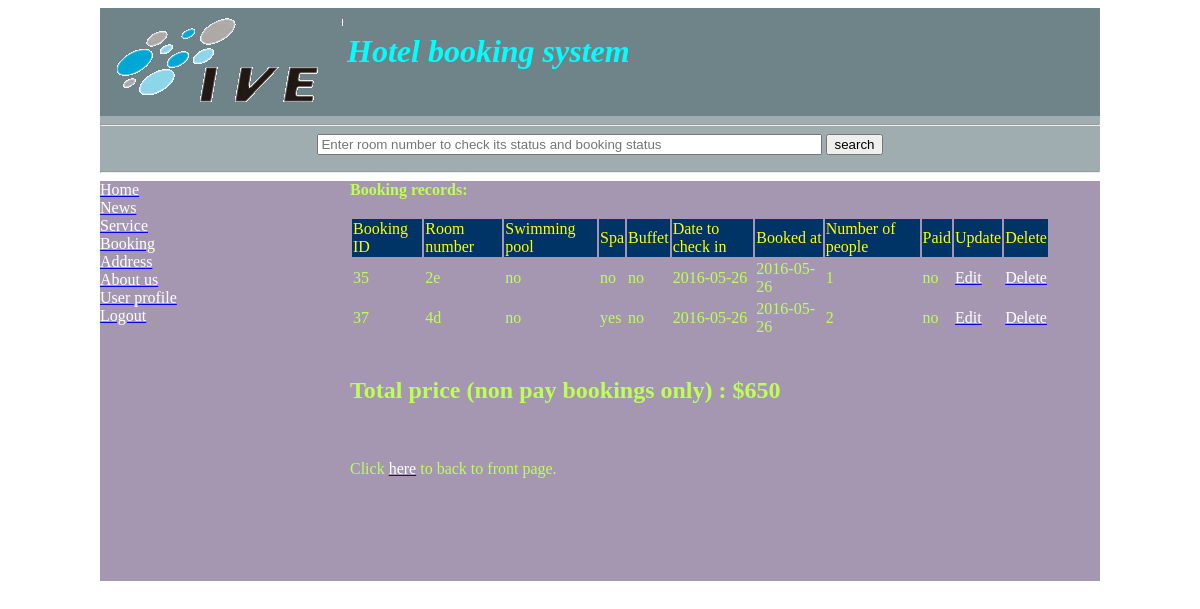
/book_record.php (signed in), run on the app's committed database.
### tables this page shows
CREATE TABLE IF NOT EXISTS `book` (
  `bid` int(5) NOT NULL,
  `uid` int(5) NOT NULL,
  `rid` int(3) NOT NULL,
  `eid` int(3) NOT NULL,
  `eid2` int(3) NOT NULL,
  `eid3` int(3) NOT NULL,
  `check_in_date` date NOT NULL,
  `book_date` date NOT NULL,
  `people` int(1) NOT NULL,
  `total_price` int(5) NOT NULL,
  `payment` char(1) NOT NULL
);

CREATE TABLE IF NOT EXISTS `room` (
  `rid` int(3) NOT NULL,
  `room_number` char(4) NOT NULL,
  `type` char(1) NOT NULL,
  `status` char(1) NOT NULL,
  `price` int(3) NOT NULL
);

### book_record.php (the view, shortened to what this page needs)
<html>
<head>
	<link rel="stylesheet" type="text/css" href="css/css.css">
</head>
<?php
	$login_name = $_SESSION['login_name'];
	$mysqli = ConnectDB();
	$result = $mysqli->query("select * from user where login_name='$login_name'");
	$row = $result->fetch_object();
	$type = $row->type;
	$uid = $row->uid;
	$result2 = $mysqli->query("select * from book where uid='$uid' order by check_in_date");
?>
<body>
	<div id="container">
		<div id="head">
		<?php
			include 'head.php';
		?>
		</div>
		<hr>
		<div id="search">
			<?php
				include 'search.php';
			?>
		</div>
		<hr>
		<?php
			if($type=="u"){
				echo "<div id='menu_user'>";
				include 'menu_user.php';
				echo "</div>";
			}else{
				echo "<div id='menu_admin'>";
				include 'menu_admin.php';
				echo "</div>";
			}
		?>
		<?php
			if($type=="u"){
				echo "<div id='content_user'>";
			}else{
				echo "<div id='content_admin'>";
			}
		?>
			<b>Booking records:</b><br/><br/>
				<table width='700'>
					<tr>
					<td bgcolor="#003366"><span style="color:yellow">Booking ID </span></td>
					<td bgcolor="#003366"><span style="color:yellow">Room number </span></td>
					<td bgcolor="#003366"><span style="color:yellow">Swimming pool </span></td>
					<td bgcolor="#003366"><span style="color:yellow">Spa </span></td>
					<td bgcolor="#003366"><span style="color:yellow">Buffet </span></td>
					<td bgcolor="#003366"><span style="color:yellow">Date to check in</span></td>
					<td bgcolor="#003366"><span style="color:yellow">Booked at</span></td>
					<td bgcolor="#003366"><span style="color:yellow">Number of people</span></td>
					<td bgcolor="#003366"><span style="color:yellow">Paid</span></td>
					<td bgcolor="#003366"><span style="color:yellow">Update</span></td>
					<td bgcolor="#003366"><span style="color:yellow">Delete</span></td>
					</tr>
				<?php
					$t_price='0';
					while($row2 = $result2->fetch_object()){
						echo "<tr><td><FONT COLOR='BEFF54'>".$row2->bid."</FONT></td>";
						$result3 = $mysqli->query("select room_number from room where rid='".$row2->rid."'");
						$row3 = $result3->fetch_object();
						echo "<td><FONT COLOR='BEFF54'>".$row3->room_number."</FONT></td>";
						if(($row2->eid)>'0'){
							echo "<td><FONT COLOR='BEFF54'>yes</FONT></td>";
						}else{
							echo "<td><FONT COLOR='BEFF54'>no</FONT></td>";
						}
						if(($row2->eid2)>'0'){
							echo "<td><FONT COLOR='BEFF54'>yes</FONT></td>";
						}else{
							echo "<td><FONT COLOR='BEFF54'>no</FONT></td>";
						}
						if(($row2->eid3)>'0'){
							echo "<td><FONT COLOR='BEFF54'>yes</FONT></td>";
						}else{
							echo "<td><FONT COLOR='BEFF54'>no</FONT></td>";
						}
						echo "<td><FONT COLOR='BEFF54'>".$row2->check_in_date."</FONT></td>
								<td><FONT COLOR='BEFF54'>".$row2->book_date."</FONT></td>
								<td><FONT COLOR='BEFF54'>".$row2->people."</FONT></td>";
						if(($row2->payment)=="y"){
							echo "<td><FONT COLOR='BEFF54'>yes</FONT></td>";
						}else{
							echo "<td><FONT COLOR='BEFF54'>no</FONT></td>";
							$price = $row2->total_price;
							$t_price+=$price;
						}
						echo "<td><a href=booking_update.php?bid=".$row2->bid." ><FONT COLOR='FFFFFF'>Edit</FONT></a></td>";
						echo "<td><a href=booking_delete.php?bid=".$row2->bid." ><FONT COLOR='FFFFFF'>Delete</FONT></a></td></tr>";
					}
				?>
				</table><br/>
				<h2>Total price (non pay bookings only) : $<?php echo $t_price ?></h2><br/><br/>
				Click <a href="book.php"><FONT COLOR="FFFFFF">here</FONT></a> to back to front page.
		</div>
	</div>
</body>
</html>

### css/css.css (style rules this page uses)
body { background-image:url("http://cdn.wonderfulengineering.com/wp-content/uploads/2016/01/beach-wallpaper-4.jpg"); background-size:cover; background-repeat: no-repeat; }
#container { background:rgba(25%, 36%, 39%, 0.5); width: 1000px; margin-left: auto; margin-right: auto; }
#head { background:rgba(25%, 36%, 39%, 0.5); }
#search { clear: both; text-align: center; }
#menu_user { background:rgba(30%, 19%, 40%, 0.5); height: 400px; width: 25%; float: left; }
#content_user { background:rgba(30%, 19%, 40%, 0.5); color: #BEFF54; height: 400px; width: 75%; float: left; }

### data on the page
book: bid "35", rid.room_number "2e", shows "no", eid2 "no", eid3 "no", check_in_date "2016-05-26", book_date "2016-05-26", people "1", payment "no"
book: bid "37", rid.room_number "4d", shows "no", eid2 "yes", eid3 "no", check_in_date "2016-05-26", book_date "2016-05-26", people "2", payment "no"

### other printed values
$t_price "650"
